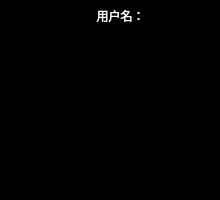
<?xml version="1.0" encoding="UTF-8"?>
<ui version="4.0">
 <class>userWidget</class>
 <widget class="QWidget" name="userWidget">
  <property name="geometry">
   <rect>
    <x>0</x>
    <y>0</y>
    <width>220</width>
    <height>200</height>
   </rect>
  </property>
  <property name="minimumSize">
   <size>
    <width>220</width>
    <height>200</height>
   </size>
  </property>
  <property name="maximumSize">
   <size>
    <width>100000</width>
    <height>100000</height>
   </size>
  </property>
  <property name="windowTitle">
   <string>Form</string>
  </property>
  <property name="styleSheet">
   <string notr="true">background-color: rgb(0, 0, 0);
color: rgb(255, 255, 255);</string>
  </property>
  <layout class="QVBoxLayout" name="verticalLayout">
   <property name="leftMargin">
    <number>0</number>
   </property>
   <property name="topMargin">
    <number>0</number>
   </property>
   <property name="rightMargin">
    <number>0</number>
   </property>
   <property name="bottomMargin">
    <number>0</number>
   </property>
   <item>
    <widget class="QLabel" name="lb_name">
     <property name="minimumSize">
      <size>
       <width>241</width>
       <height>31</height>
      </size>
     </property>
     <property name="maximumSize">
      <size>
       <width>16777215</width>
       <height>31</height>
      </size>
     </property>
     <property name="text">
      <string>用户名：</string>
     </property>
     <property name="alignment">
      <set>Qt::AlignCenter</set>
     </property>
    </widget>
   </item>
   <item>
    <spacer name="verticalSpacer">
     <property name="orientation">
      <enum>Qt::Vertical</enum>
     </property>
     <property name="sizeHint" stdset="0">
      <size>
       <width>20</width>
       <height>159</height>
      </size>
     </property>
    </spacer>
   </item>
  </layout>
 </widget>
 <resources/>
 <connections/>
</ui>
